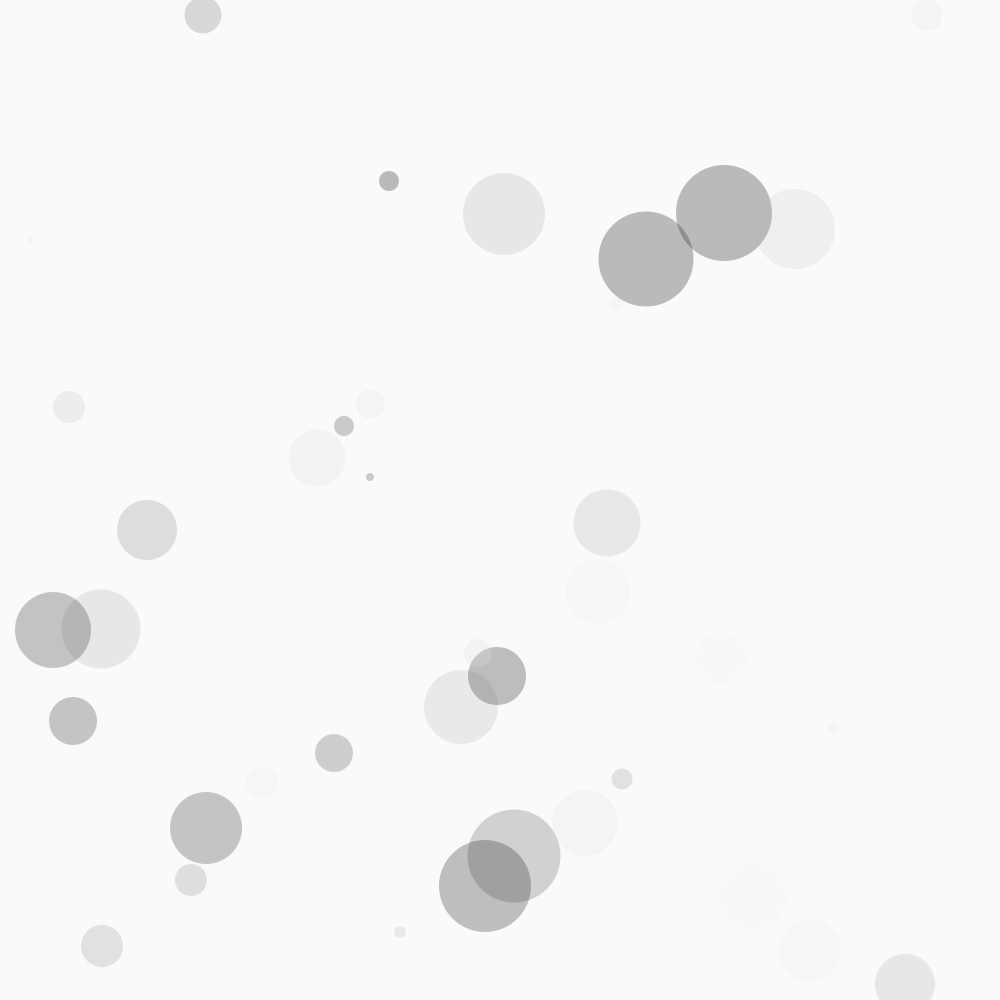
Frame 1 (no input)
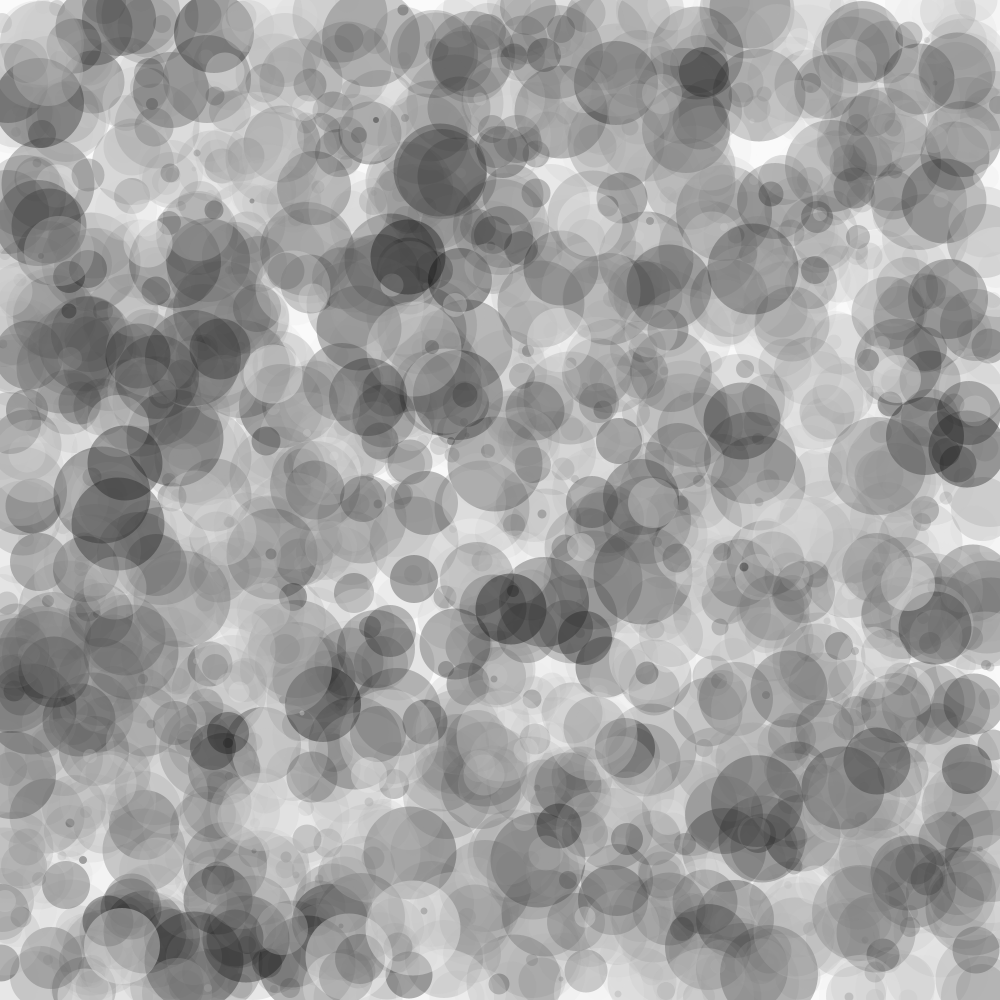
Frame 60 (the mouse pressed at the canvas centre just before this capture)
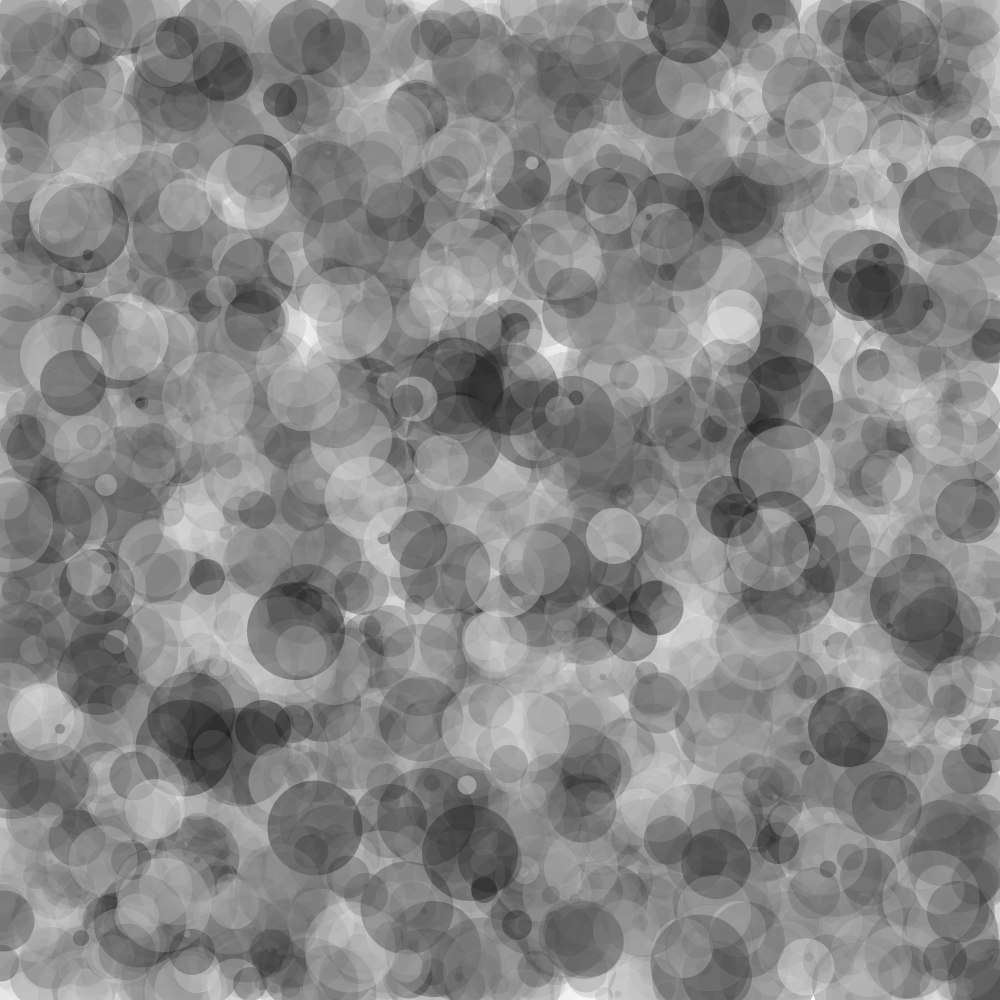
Frame 120 (the mouse held since frame 60 and released just before this capture)

The Processing sketch that drew these frames (run headless with seeded random() and noise(); from frame 60 on, the mouse is pressed at the canvas centre):

// Processing sketch: nr_2_random_overlay
// ── nr_2_random_overlay.pde
void setup () {
  size(1000, 1000);
  background(250);
  smooth();
  frameRate(24); 
  noStroke();
}
 
void draw() {
  int posX, posY;
  
  
  
  for (int i=0; i<40; i=i+1) {
    posX = int(random(width));
    posY = int(random(height));
    Raster(posX, posY);
  }
}
 
void Raster (int x, int y) {
  int size;
  size = int(random(5,100));
   
  pushMatrix();
  translate(x, y);
  fill(random(0,250), random(2,100));
 
  
ellipse(0, 0, size, size);
  popMatrix();
}
